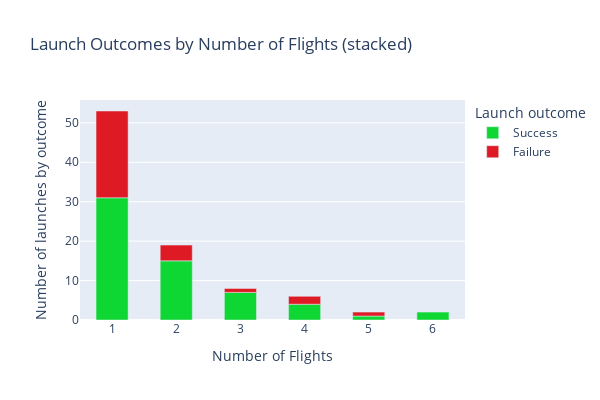

Notebook source saved alongside this figure:
### Code cell
px.bar(orig_data_flights,
       x = "Flights",
       y = "Number_of_flights",
       color = "Class_name",
       title = "Launch Outcomes by Number of Flights (stacked)",
       labels = {"Flights": "Number of Flights",
                 "Number_of_flights": "Number of launches by outcome",
                 "Class_name": "Launch outcome"},
       width = 600,
       height = 400,
       color_discrete_map = {"Failure": "#DE1A24", "Success": "#0ED633"}).update_xaxes(type = "category", categoryorder = "category ascending").update_traces(width = 0.5)

### Figure 1 — Plotly figure (JSON) as saved in the notebook; plotly's stock layout.template omitted (floating-point values rounded to 4 significant figures)
{"data": [{"alignmentgroup": "True", "hovertemplate": "Launch outcome=Success<br>Number of Flights=%{x}<br>Number of launches by outcome=%{y}<extra></extra>", "legendgroup": "Success", "marker": {"color": "#0ED633", "pattern": {"shape": ""}}, "name": "Success", "offsetgroup": "Success", "orientation": "v", "showlegend": true, "textposition": "auto", "type": "bar", "width": 0.5, "x": [1, 2, 3, 4, 5, 6], "xaxis": "x", "y": [31, 15, 7, 4, 1, 2], "yaxis": "y"}, {"alignmentgroup": "True", "hovertemplate": "Launch outcome=Failure<br>Number of Flights=%{x}<br>Number of launches by outcome=%{y}<extra></extra>", "legendgroup": "Failure", "marker": {"color": "#DE1A24", "pattern": {"shape": ""}}, "name": "Failure", "offsetgroup": "Failure", "orientation": "v", "showlegend": true, "textposition": "auto", "type": "bar", "width": 0.5, "x": [1, 2, 3, 4, 5], "xaxis": "x", "y": [22, 4, 1, 2, 1], "yaxis": "y"}], "layout": {"barmode": "relative", "height": 400, "legend": {"title": {"text": "Launch outcome"}, "tracegroupgap": 0}, "title": {"text": "Launch Outcomes by Number of Flights (stacked)"}, "width": 600, "xaxis": {"anchor": "y", "categoryorder": "category ascending", "domain": [0, 1], "title": {"text": "Number of Flights"}, "type": "category"}, "yaxis": {"anchor": "x", "domain": [0, 1], "title": {"text": "Number of launches by outcome"}}}}
